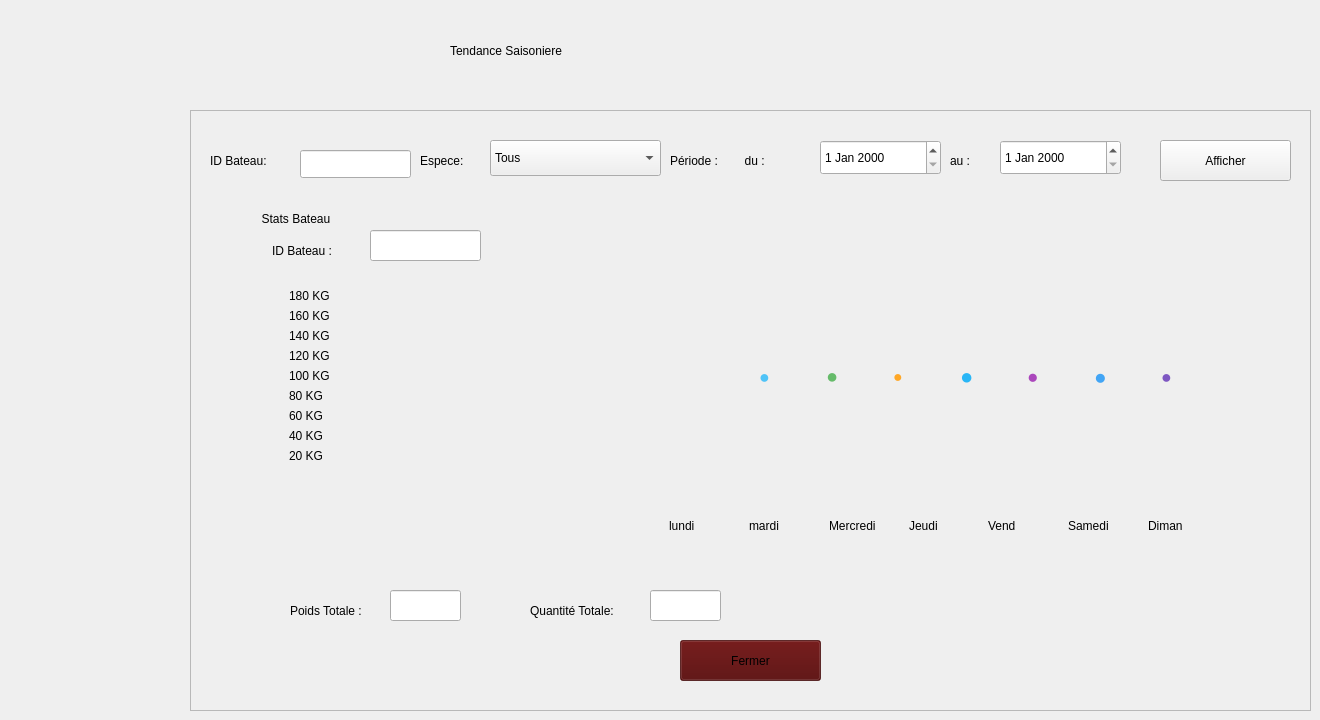
    <widget class="QWidget" name="cap_pagecaptures_tendance">
     <widget class="QLabel" name="cap_lblTitle_3">
      <property name="geometry">
       <rect>
        <x>450</x>
        <y>20</y>
        <width>611</width>
        <height>61</height>
       </rect>
      </property>
      <property name="text">
       <string>Tendance Saisoniere</string>
      </property>
     </widget>
     <widget class="QFrame" name="cap_frame_3">
      <property name="geometry">
       <rect>
        <x>190</x>
        <y>110</y>
        <width>1121</width>
        <height>601</height>
       </rect>
      </property>
      <property name="frameShape">
       <enum>QFrame::Shape::StyledPanel</enum>
      </property>
      <property name="frameShadow">
       <enum>QFrame::Shadow::Raised</enum>
      </property>
      <widget class="QComboBox" name="cap_comboBox_3">
       <property name="geometry">
        <rect>
         <x>300</x>
         <y>30</y>
         <width>171</width>
         <height>36</height>
        </rect>
       </property>
       <item>
        <property name="text">
         <string>Tous</string>
        </property>
       </item>
       <item>
        <property name="text">
         <string>Thon</string>
        </property>
       </item>
       <item>
        <property name="text">
         <string>Sardine</string>
        </property>
       </item>
       <item>
        <property name="text">
         <string>Calamar</string>
        </property>
       </item>
       <item>
        <property name="text">
         <string>Poulpes</string>
        </property>
       </item>
       <item>
        <property name="text">
         <string>Crevette</string>
        </property>
       </item>
       <item>
        <property name="text">
         <string>Daurade</string>
        </property>
       </item>
      </widget>
      <widget class="QLabel" name="cap_label_28">
       <property name="geometry">
        <rect>
         <x>480</x>
         <y>30</y>
         <width>131</width>
         <height>41</height>
        </rect>
       </property>
       <property name="text">
        <string>Période :        du :</string>
       </property>
      </widget>
      <widget class="QDateEdit" name="cap_dateEdit">
       <property name="geometry">
        <rect>
         <x>630</x>
         <y>30</y>
         <width>121</width>
         <height>35</height>
        </rect>
       </property>
      </widget>
      <widget class="QLabel" name="cap_label_29">
       <property name="geometry">
        <rect>
         <x>760</x>
         <y>30</y>
         <width>41</width>
         <height>41</height>
        </rect>
       </property>
       <property name="text">
        <string>au :</string>
       </property>
      </widget>
      <widget class="QDateEdit" name="cap_dateEdit_2">
       <property name="geometry">
        <rect>
         <x>810</x>
         <y>30</y>
         <width>121</width>
         <height>35</height>
        </rect>
       </property>
      </widget>
      <widget class="QPushButton" name="cap_pushButton_4">
       <property name="geometry">
        <rect>
         <x>970</x>
         <y>30</y>
         <width>131</width>
         <height>41</height>
        </rect>
       </property>
       <property name="text">
        <string>Afficher</string>
       </property>
      </widget>
      <widget class="QLabel" name="cap_label_30">
       <property name="geometry">
        <rect>
         <x>230</x>
         <y>20</y>
         <width>91</width>
         <height>61</height>
        </rect>
       </property>
       <property name="text">
        <string>Espece:</string>
       </property>
      </widget>
      <widget class="QGroupBox" name="cap_groupStatsBateau">
       <property name="geometry">
        <rect>
         <x>70</x>
         <y>100</y>
         <width>991</width>
         <height>421</height>
        </rect>
       </property>
       <property name="styleSheet">
        <string notr="true">border:1PX solid  rgb(0, 0, 115);
border-radius:10px;</string>
       </property>
       <property name="title">
        <string>Stats Bateau</string>
       </property>
       <widget class="QLabel" name="cap_label_idBateau">
        <property name="geometry">
         <rect>
          <x>12</x>
          <y>31</y>
          <width>92</width>
          <height>20</height>
         </rect>
        </property>
        <property name="styleSheet">
         <string notr="true">border:none</string>
        </property>
        <property name="text">
         <string>ID Bateau :</string>
        </property>
       </widget>
       <widget class="QFrame" name="frameFakeChart">
        <property name="geometry">
         <rect>
          <x>20</x>
          <y>70</y>
          <width>951</width>
          <height>311</height>
         </rect>
        </property>
        <property name="styleSheet">
         <string notr="true">
          QFrame#frameFakeChart {
               	color: rgb(0, 0, 90);
              border-radius: 12px;
          }
         </string>
        </property>
        <layout class="QVBoxLayout" name="layoutFakeChart">
         <item>
          <layout class="QHBoxLayout" name="layoutGraphArea">
           <item>
            <layout class="QVBoxLayout" name="layoutYAxis">
             <item>
              <widget class="QLabel" name="y100_5">
               <property name="styleSheet">
                <string notr="true"/>
               </property>
               <property name="text">
                <string>180 KG</string>
               </property>
              </widget>
             </item>
             <item>
              <widget class="QLabel" name="y100_4">
               <property name="styleSheet">
                <string notr="true"/>
               </property>
               <property name="text">
                <string>160 KG</string>
               </property>
              </widget>
             </item>
             <item>
              <widget class="QLabel" name="y100">
               <property name="styleSheet">
                <string notr="true"/>
               </property>
               <property name="text">
                <string>140 KG</string>
               </property>
              </widget>
             </item>
             <item>
              <widget class="QLabel" name="y25_3">
               <property name="styleSheet">
                <string notr="true"/>
               </property>
               <property name="text">
                <string>120 KG</string>
               </property>
              </widget>
             </item>
             <item>
              <widget class="QLabel" name="y50">
               <property name="styleSheet">
                <string notr="true"/>
               </property>
               <property name="text">
                <string>100 KG</string>
               </property>
              </widget>
             </item>
             <item>
              <widget class="QLabel" name="y50_4">
               <property name="styleSheet">
                <string notr="true"/>
               </property>
               <property name="text">
                <string>80 KG</string>
               </property>
              </widget>
             </item>
             <item>
              <widget class="QLabel" name="y25">
               <property name="styleSheet">
                <string notr="true"/>
               </property>
               <property name="text">
                <string>60 KG</string>
               </property>
              </widget>
             </item>
             <item>
              <widget class="QLabel" name="y25_2">
               <property name="styleSheet">
                <string notr="true"/>
               </property>
               <property name="text">
                <string>40 KG</string>
               </property>
              </widget>
             </item>
             <item>
              <widget class="QLabel" name="y0">
               <property name="styleSheet">
                <string notr="true"/>
               </property>
               <property name="text">
                <string>20 KG</string>
               </property>
              </widget>
             </item>
            </layout>
           </item>
           <item>
            <layout class="QHBoxLayout" name="layoutPoints">
             <item>
              <widget class="QLabel" name="p1">
               <property name="styleSheet">
                <string notr="true">color:#4fc3f7; font-size:18px;</string>
               </property>
               <property name="text">
                <string>●</string>
               </property>
              </widget>
             </item>
             <item>
              <widget class="QLabel" name="p2">
               <property name="styleSheet">
                <string notr="true">color:#66bb6a; font-size:20px;</string>
               </property>
               <property name="text">
                <string>●</string>
               </property>
              </widget>
             </item>
             <item>
              <widget class="QLabel" name="p3">
               <property name="styleSheet">
                <string notr="true">color:#ffa726; font-size:16px;</string>
               </property>
               <property name="text">
                <string>●</string>
               </property>
              </widget>
             </item>
             <item>
              <widget class="QLabel" name="p4">
               <property name="styleSheet">
                <string notr="true">color:#29b6f6; font-size:22px;</string>
               </property>
               <property name="text">
                <string>●</string>
               </property>
              </widget>
             </item>
             <item>
              <widget class="QLabel" name="p5">
               <property name="styleSheet">
                <string notr="true">color:#ab47bc; font-size:19px;</string>
               </property>
               <property name="text">
                <string>●</string>
               </property>
              </widget>
             </item>
             <item>
              <widget class="QLabel" name="p6">
               <property name="styleSheet">
                <string notr="true">color:#42a5f5; font-size:21px;</string>
               </property>
               <property name="text">
                <string>●</string>
               </property>
              </widget>
             </item>
             <item>
              <widget class="QLabel" name="p7">
               <property name="styleSheet">
                <string notr="true">color:#7e57c2; font-size:18px;</string>
               </property>
               <property name="text">
                <string>●</string>
               </property>
              </widget>
             </item>
            </layout>
           </item>
          </layout>
         </item>
         <item>
          <layout class="QHBoxLayout" name="layoutDays">
           <item>
            <widget class="QLabel" name="y0_4">
             <property name="styleSheet">
              <string notr="true">color:transparent;</string>
             </property>
             <property name="text">
              <string>eeeeeeeeeeeeeeeeeeeeeeeeeeeeeeeeeeeeeeeeeeeeeeeeeeeeeeee</string>
             </property>
            </widget>
           </item>
           <item>
            <widget class="QLabel" name="d1">
             <property name="styleSheet">
              <string notr="true"/>
             </property>
             <property name="text">
              <string>lundi</string>
             </property>
            </widget>
           </item>
           <item>
            <widget class="QLabel" name="d2">
             <property name="styleSheet">
              <string notr="true"/>
             </property>
             <property name="text">
              <string>mardi</string>
             </property>
            </widget>
           </item>
           <item>
            <widget class="QLabel" name="d3">
             <property name="styleSheet">
              <string notr="true"/>
             </property>
             <property name="text">
              <string>Mercredi</string>
             </property>
            </widget>
           </item>
           <item>
            <widget class="QLabel" name="d4">
             <property name="styleSheet">
              <string notr="true"/>
             </property>
             <property name="text">
              <string>Jeudi</string>
             </property>
            </widget>
           </item>
           <item>
            <widget class="QLabel" name="d5">
             <property name="styleSheet">
              <string notr="true"/>
             </property>
             <property name="text">
              <string>Vend</string>
             </property>
            </widget>
           </item>
           <item>
            <widget class="QLabel" name="d6">
             <property name="styleSheet">
              <string notr="true"/>
             </property>
             <property name="text">
              <string>Samedi</string>
             </property>
            </widget>
           </item>
           <item>
            <widget class="QLabel" name="d7">
             <property name="styleSheet">
              <string notr="true"/>
             </property>
             <property name="text">
              <string>Diman</string>
             </property>
            </widget>
           </item>
          </layout>
         </item>
        </layout>
       </widget>
      </widget>
      <widget class="QLabel" name="cap_label_32">
       <property name="geometry">
        <rect>
         <x>100</x>
         <y>470</y>
         <width>131</width>
         <height>61</height>
        </rect>
       </property>
       <property name="text">
        <string>Poids Totale :</string>
       </property>
      </widget>
      <widget class="QLabel" name="cap_label_33">
       <property name="geometry">
        <rect>
         <x>340</x>
         <y>470</y>
         <width>151</width>
         <height>61</height>
        </rect>
       </property>
       <property name="text">
        <string>Quantité Totale:</string>
       </property>
      </widget>
      <widget class="QPushButton" name="cap_btnBackToCapturesMainTendance">
       <property name="geometry">
        <rect>
         <x>490</x>
         <y>530</y>
         <width>141</width>
         <height>41</height>
        </rect>
       </property>
       <property name="styleSheet">
        <string notr="true">#cap_btnBackToCapturesMainTendance{background-color: rgba(80, 0, 0, 0.7);}
#cap_btnBackToCapturesMainTendance:hover{
	
	background-color: rgb(162, 15, 18);}</string>
       </property>
       <property name="text">
        <string>Fermer</string>
       </property>
      </widget>
      <widget class="QLineEdit" name="lineEdit_7c_3">
       <property name="geometry">
        <rect>
         <x>110</x>
         <y>40</y>
         <width>111</width>
         <height>28</height>
        </rect>
       </property>
       <property name="placeholderText">
        <string/>
       </property>
      </widget>
      <widget class="QLabel" name="cap_label_58">
       <property name="geometry">
        <rect>
         <x>20</x>
         <y>10</y>
         <width>91</width>
         <height>81</height>
        </rect>
       </property>
       <property name="styleSheet">
        <string notr="true">border:none;
background-color:transparent;</string>
       </property>
       <property name="text">
        <string>ID Bateau:</string>
       </property>
      </widget>
      <widget class="QLineEdit" name="lineEdit_7c_12">
       <property name="geometry">
        <rect>
         <x>180</x>
         <y>120</y>
         <width>111</width>
         <height>31</height>
        </rect>
       </property>
       <property name="placeholderText">
        <string/>
       </property>
      </widget>
      <widget class="QLineEdit" name="lineEdit_7c_13">
       <property name="geometry">
        <rect>
         <x>200</x>
         <y>480</y>
         <width>71</width>
         <height>31</height>
        </rect>
       </property>
       <property name="placeholderText">
        <string/>
       </property>
      </widget>
      <widget class="QLineEdit" name="lineEdit_7c_14">
       <property name="geometry">
        <rect>
         <x>460</x>
         <y>480</y>
         <width>71</width>
         <height>31</height>
        </rect>
       </property>
       <property name="placeholderText">
        <string/>
       </property>
      </widget>
     </widget>
    </widget>
